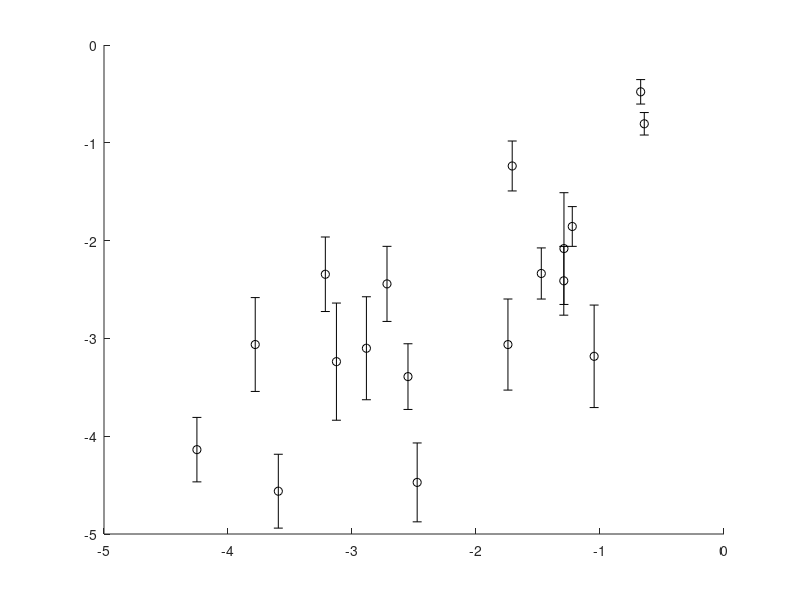

Here is the MATLAB script that generated this plot: (Note: this script raises an error after producing the figure.)
clear all;
load('100_randomized_results.mat')
load('Thai.mat')

pa = 3;  % 100_randomized_results.mat is run for individual #3

%% Plot two simulated results
%{
figure; 
loglog(pred_metabolome_all(:,1) / sum(pred_metabolome_all(:,1)),pred_metabolome_all(:,2) / sum(pred_metabolome_all(:,2)),'ko','Markersize',15)
hold on;
plot([1e-6, 1],[1e-6, 1],'k-')
%}


%% Plot the local sensitivity analysis of metabolome

norm = repmat(sum(pred_metabolome_all,1),2244,1);size(norm)
pred_metabolome_all = pred_metabolome_all ./ norm;

metabolome = Thai_metabolome_chia_full_norm(:,pa);
i_common = find(sign(mean(pred_metabolome_all,2)) .* sign(metabolome));

%{
%mean_pred_metabolome = mean(pred_metabolome_all(i_common,:),2);
%error_pred_metabolome = std(pred_metabolome_all(i_common,:),0,2);
figure;
%loglog(mean_pred_metabolome, metabolome(i_common), 'ko')
h=errorbar(metabolome(i_common),mean_pred_metabolome, error_pred_metabolome,'ko');
hold on;
plot([1e-6, 1],[1e-6, 1],'k-')
set(gca,'YScale','log')
set(gca,'XScale','log')
ylim manual
h.LData = h.YData - max(1e-6,h.YData-h.LData);
%}

mean_pred_metabolome = mean(log10(pred_metabolome_all(i_common,:)+1e-6),2);
error_pred_metabolome = std(log10(pred_metabolome_all(i_common,:)+1e-6),0,2);

figure;
%loglog(mean_pred_metabolome, metabolome(i_common), 'ko')
h=errorbar(log10(metabolome(i_common)+1e-6),mean_pred_metabolome, error_pred_metabolome,'ko','Markersize',15);
hold on;
plot([-6, 0],[-6, 0],'k-')
hold on;
plot(log10(metabolome(i_common)+1e-6),log10(pred_metabolome_without_variation(i_common) / sum(pred_metabolome_without_variation(i_common))+1e-6),'rs','Markersize',15)
xlabel('Real metabolome')
ylabel('100 randomized predicted metabolome')
saveas(gcf,'./saved_Figures/SupplFig2A.svg')

% overpredicted microbes
% names_all(i_common(find(log10(metabolome(i_common)+1e-6)-mean_pred_metabolome < 0)))

%% Plot the local sensitivity analysis of metagenome

norm = repmat(sum(pred_metagenome_all,1),2244,1);size(norm)
pred_metagenome_all = pred_metagenome_all ./ norm;

b_real = Thai_abundance_chia_full_norm(:,pa);

%{
mean_pred_metagenome = mean(pred_metagenome_all,2);
error_pred_metagenome = std(pred_metagenome_all,0,2);

figure;
h=errorbar(b_real,mean_pred_metagenome, error_pred_metagenome,'ko');
hold on;
plot([1e-6, 1],[1e-6, 1],'k-')
set(gca,'YScale','log')
set(gca,'XScale','log')
ylim manual
h.LData = h.YData - max(1e-6,h.YData-h.LData);
%}

mean_pred_metagenome = mean(log10(pred_metagenome_all+1e-6),2);
error_pred_metagenome = std(log10(pred_metagenome_all+1e-6),0,2);

figure;
h=errorbar(log10(b_real+1e-6),mean_pred_metagenome, error_pred_metagenome,'ko','Markersize',10);
hold on;
plot([-6, 0],[-6, 0],'k-')
hold on;
plot(log10(b_real+1e-6),log10(pred_metagenome_without_variation+1e-6),'rs','Markersize',10)
xlabel('Real metagenome')
ylabel('100 randomized predicted metagenome')
saveas(gcf,'./saved_Figures/SupplFig2B.svg')
